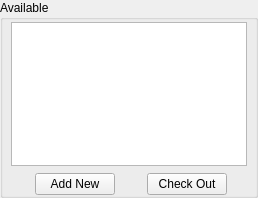
    <widget class="QGroupBox" name="IDC_AVAILABLE_GRP">
      <property name="geometry">
        <rect>
          <x>11</x>
          <y>47</y>
          <width>258</width>
          <height>198</height>
        </rect>
      </property>
      <property name="title">
        <string>Available</string>
      </property>
      <property name="visible">
        <bool>true</bool>
      </property>
      <property name="enabled">
        <bool>true</bool>
      </property>
      <property name="flat">
        <bool>false</bool>
      </property>
      <widget class="QListWidget" name="IDC_LIST_AVAILABLE">
        <property name="geometry">
          <rect>
            <x>11</x>
            <y>22</y>
            <width>236</width>
            <height>144</height>
          </rect>
        </property>
        <property name="visible">
          <bool>true</bool>
        </property>
        <property name="enabled">
          <bool>true</bool>
        </property>
        <property name="selectionMode">
          <enum>QAbstractItemView::SingleSelection</enum>
        </property>
      </widget>
      <widget class="QPushButton" name="IDC_ADDNEW">
        <property name="geometry">
          <rect>
            <x>35</x>
            <y>173</y>
            <width>80</width>
            <height>22</height>
          </rect>
        </property>
        <property name="text">
          <string>Add New</string>
        </property>
        <property name="visible">
          <bool>true</bool>
        </property>
        <property name="enabled">
          <bool>true</bool>
        </property>
        <property name="default">
          <bool>false</bool>
        </property>
        <property name="autoDefault">
          <bool>false</bool>
        </property>
      </widget>
      <widget class="QPushButton" name="IDC_CHECKOUT">
        <property name="geometry">
          <rect>
            <x>147</x>
            <y>173</y>
            <width>80</width>
            <height>22</height>
          </rect>
        </property>
        <property name="text">
          <string>Check Out</string>
        </property>
        <property name="visible">
          <bool>true</bool>
        </property>
        <property name="enabled">
          <bool>true</bool>
        </property>
        <property name="default">
          <bool>false</bool>
        </property>
        <property name="autoDefault">
          <bool>false</bool>
        </property>
      </widget>
    </widget>
